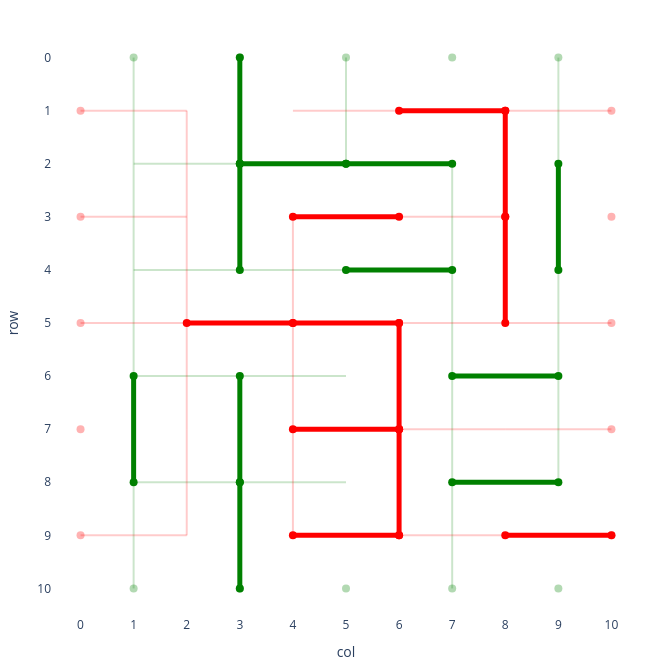

The notebook cell saved with this chart:
### Code cell
weird_state = replay_states[-4]
weird_state.visualize()
weird_state.current_player

### Figure 1 — Plotly figure (JSON) as saved in the notebook; plotly's stock layout.template omitted (floating-point values rounded to 4 significant figures)
{"data": [{"hoverinfo": "skip", "marker": {"color": "green", "opacity": 0.3, "size": 8}, "mode": "markers", "showlegend": false, "type": "scatter", "x": [1, 1, 3, 3, 5, 5, 7, 7, 9, 9], "y": [0, 10, 0, 10, 0, 10, 0, 10, 0, 10]}, {"hoverinfo": "skip", "marker": {"color": "red", "opacity": 0.3, "size": 8}, "mode": "markers", "showlegend": false, "type": "scatter", "x": [0, 10, 0, 10, 0, 10, 0, 10, 0, 10], "y": [1, 1, 3, 3, 5, 5, 7, 7, 9, 9]}, {"hoverinfo": "skip", "marker": {"color": "green", "size": 8}, "mode": "markers", "showlegend": false, "type": "scatter", "x": [3, 3], "y": [0, 2]}, {"hoverinfo": "skip", "marker": {"color": "red", "size": 8}, "mode": "markers", "showlegend": false, "type": "scatter", "x": [6, 8], "y": [1, 1]}, {"hoverinfo": "skip", "marker": {"color": "green", "size": 8}, "mode": "markers", "showlegend": false, "type": "scatter", "x": [3, 5], "y": [2, 2]}, {"hoverinfo": "skip", "marker": {"color": "green", "size": 8}, "mode": "markers", "showlegend": false, "type": "scatter", "x": [5, 7], "y": [2, 2]}, {"hoverinfo": "skip", "marker": {"color": "red", "size": 8}, "mode": "markers", "showlegend": false, "type": "scatter", "x": [8, 8], "y": [1, 3]}, {"hoverinfo": "skip", "marker": {"color": "green", "size": 8}, "mode": "markers", "showlegend": false, "type": "scatter", "x": [3, 3], "y": [2, 4]}, {"hoverinfo": "skip", "marker": {"color": "red", "size": 8}, "mode": "markers", "showlegend": false, "type": "scatter", "x": [4, 6], "y": [3, 3]}, {"hoverinfo": "skip", "marker": {"color": "green", "size": 8}, "mode": "markers", "showlegend": false, "type": "scatter", "x": [9, 9], "y": [2, 4]}, {"hoverinfo": "skip", "marker": {"color": "green", "size": 8}, "mode": "markers", "showlegend": false, "type": "scatter", "x": [5, 7], "y": [4, 4]}, {"hoverinfo": "skip", "marker": {"color": "red", "size": 8}, "mode": "markers", "showlegend": false, "type": "scatter", "x": [8, 8], "y": [3, 5]}, {"hoverinfo": "skip", "marker": {"color": "red", "size": 8}, "mode": "markers", "showlegend": false, "type": "scatter", "x": [2, 4], "y": [5, 5]}, {"hoverinfo": "skip", "marker": {"color": "red", "size": 8}, "mode": "markers", "showlegend": false, "type": "scatter", "x": [4, 6], "y": [5, 5]}, {"hoverinfo": "skip", "marker": {"color": "red", "size": 8}, "mode": "markers", "showlegend": false, "type": "scatter", "x": [6, 6], "y": [5, 7]}, {"hoverinfo": "skip", "marker": {"color": "green", "size": 8}, "mode": "markers", "showlegend": false, "type": "scatter", "x": [7, 9], "y": [6, 6]}, {"hoverinfo": "skip", "marker": {"color": "green", "size": 8}, "mode": "markers", "showlegend": false, "type": "scatter", "x": [1, 1], "y": [6, 8]}, {"hoverinfo": "skip", "marker": {"color": "green", "size": 8}, "mode": "markers", "showlegend": false, "type": "scatter", "x": [3, 3], "y": [6, 8]}, {"hoverinfo": "skip", "marker": {"color": "red", "size": 8}, "mode": "markers", "showlegend": false, "type": "scatter", "x": [4, 6], "y": [7, 7]}, {"hoverinfo": "skip", "marker": {"color": "red", "size": 8}, "mode": "markers", "showlegend": false, "type": "scatter", "x": [6, 6], "y": [7, 9]}, {"hoverinfo": "skip", "marker": {"color": "green", "size": 8}, "mode": "markers", "showlegend": false, "type": "scatter", "x": [7, 9], "y": [8, 8]}, {"hoverinfo": "skip", "marker": {"color": "green", "size": 8}, "mode": "markers", "showlegend": false, "type": "scatter", "x": [3, 3], "y": [8, 10]}, {"hoverinfo": "skip", "marker": {"color": "red", "size": 8}, "mode": "markers", "showlegend": false, "type": "scatter", "x": [4, 6], "y": [9, 9]}, {"hoverinfo": "skip", "marker": {"color": "red", "size": 8}, "mode": "markers", "showlegend": false, "type": "scatter", "x": [8, 10], "y": [9, 9]}], "layout": {"height": 670, "margin": {"b": 50, "l": 50, "r": 30, "t": 30}, "plot_bgcolor": "white", "shapes": [{"line": {"color": "green", "width": 2}, "opacity": 0.2, "type": "line", "x0": 1, "x1": 1, "y0": 0, "y1": 2}, {"line": {"color": "red", "width": 2}, "opacity": 0.2, "type": "line", "x0": 0, "x1": 2, "y0": 1, "y1": 1}, {"line": {"color": "green", "width": 2}, "opacity": 0.2, "type": "line", "x0": 5, "x1": 5, "y0": 0, "y1": 2}, {"line": {"color": "red", "width": 2}, "opacity": 0.2, "type": "line", "x0": 4, "x1": 6, "y0": 1, "y1": 1}, {"line": {"color": "green", "width": 2}, "opacity": 0.2, "type": "line", "x0": 9, "x1": 9, "y0": 0, "y1": 2}, {"line": {"color": "red", "width": 2}, "opacity": 0.2, "type": "line", "x0": 8, "x1": 10, "y0": 1, "y1": 1}, {"line": {"color": "green", "width": 2}, "opacity": 0.2, "type": "line", "x0": 1, "x1": 3, "y0": 2, "y1": 2}, {"line": {"color": "red", "width": 2}, "opacity": 0.2, "type": "line", "x0": 2, "x1": 2, "y0": 1, "y1": 3}, {"line": {"color": "green", "width": 2}, "opacity": 0.2, "type": "line", "x0": 1, "x1": 1, "y0": 2, "y1": 4}, {"line": {"color": "red", "width": 2}, "opacity": 0.2, "type": "line", "x0": 0, "x1": 2, "y0": 3, "y1": 3}, {"line": {"color": "green", "width": 2}, "opacity": 0.2, "type": "line", "x0": 7, "x1": 7, "y0": 2, "y1": 4}, {"line": {"color": "red", "width": 2}, "opacity": 0.2, "type": "line", "x0": 6, "x1": 8, "y0": 3, "y1": 3}, {"line": {"color": "green", "width": 2}, "opacity": 0.2, "type": "line", "x0": 1, "x1": 3, "y0": 4, "y1": 4}, {"line": {"color": "red", "width": 2}, "opacity": 0.2, "type": "line", "x0": 2, "x1": 2, "y0": 3, "y1": 5}, {"line": {"color": "green", "width": 2}, "opacity": 0.2, "type": "line", "x0": 3, "x1": 5, "y0": 4, "y1": 4}, {"line": {"color": "red", "width": 2}, "opacity": 0.2, "type": "line", "x0": 4, "x1": 4, "y0": 3, "y1": 5}, {"line": {"color": "green", "width": 2}, "opacity": 0.2, "type": "line", "x0": 1, "x1": 1, "y0": 4, "y1": 6}, {"line": {"color": "red", "width": 2}, "opacity": 0.2, "type": "line", "x0": 0, "x1": 2, "y0": 5, "y1": 5}, {"line": {"color": "green", "width": 2}, "opacity": 0.2, "type": "line", "x0": 7, "x1": 7, "y0": 4, "y1": 6}, {"line": {"color": "red", "width": 2}, "opacity": 0.2, "type": "line", "x0": 6, "x1": 8, "y0": 5, "y1": 5}, {"line": {"color": "green", "width": 2}, "opacity": 0.2, "type": "line", "x0": 9, "x1": 9, "y0": 4, "y1": 6}, {"line": {"color": "red", "width": 2}, "opacity": 0.2, "type": "line", "x0": 8, "x1": 10, "y0": 5, "y1": 5}, {"line": {"color": "green", "width": 2}, "opacity": 0.2, "type": "line", "x0": 1, "x1": 3, "y0": 6, "y1": 6}, {"line": {"color": "red", "width": 2}, "opacity": 0.2, "type": "line", "x0": 2, "x1": 2, "y0": 5, "y1": 7}, {"line": {"color": "green", "width": 2}, "opacity": 0.2, "type": "line", "x0": 3, "x1": 5, "y0": 6, "y1": 6}, {"line": {"color": "red", "width": 2}, "opacity": 0.2, "type": "line", "x0": 4, "x1": 4, "y0": 5, "y1": 7}, {"line": {"color": "green", "width": 2}, "opacity": 0.2, "type": "line", "x0": 7, "x1": 7, "y0": 6, "y1": 8}, {"line": {"color": "red", "width": 2}, "opacity": 0.2, "type": "line", "x0": 6, "x1": 8, "y0": 7, "y1": 7}, {"line": {"color": "green", "width": 2}, "opacity": 0.2, "type": "line", "x0": 9, "x1": 9, "y0": 6, "y1": 8}, {"line": {"color": "red", "width": 2}, "opacity": 0.2, "type": "line", "x0": 8, "x1": 10, "y0": 7, "y1": 7}, {"line": {"color": "green", "width": 2}, "opacity": 0.2, "type": "line", "x0": 1, "x1": 3, "y0": 8, "y1": 8}, {"line": {"color": "red", "width": 2}, "opacity": 0.2, "type": "line", "x0": 2, "x1": 2, "y0": 7, "y1": 9}, {"line": {"color": "green", "width": 2}, "opacity": 0.2, "type": "line", "x0": 3, "x1": 5, "y0": 8, "y1": 8}, {"line": {"color": "red", "width": 2}, "opacity": 0.2, "type": "line", "x0": 4, "x1": 4, "y0": 7, "y1": 9}, {"line": {"color": "green", "width": 2}, "opacity": 0.2, "type": "line", "x0": 1, "x1": 1, "y0": 8, "y1": 10}, {"line": {"color": "red", "width": 2}, "opacity": 0.2, "type": "line", "x0": 0, "x1": 2, "y0": 9, "y1": 9}, {"line": {"color": "green", "width": 2}, "opacity": 0.2, "type": "line", "x0": 7, "x1": 7, "y0": 8, "y1": 10}, {"line": {"color": "red", "width": 2}, "opacity": 0.2, "type": "line", "x0": 6, "x1": 8, "y0": 9, "y1": 9}, {"line": {"color": "green", "width": 5}, "type": "line", "x0": 3, "x1": 3, "y0": 0, "y1": 2}, {"line": {"color": "red", "width": 5}, "type": "line", "x0": 6, "x1": 8, "y0": 1, "y1": 1}, {"line": {"color": "green", "width": 5}, "type": "line", "x0": 3, "x1": 5, "y0": 2, "y1": 2}, {"line": {"color": "green", "width": 5}, "type": "line", "x0": 5, "x1": 7, "y0": 2, "y1": 2}, {"line": {"color": "red", "width": 5}, "type": "line", "x0": 8, "x1": 8, "y0": 1, "y1": 3}, {"line": {"color": "green", "width": 5}, "type": "line", "x0": 3, "x1": 3, "y0": 2, "y1": 4}, {"line": {"color": "red", "width": 5}, "type": "line", "x0": 4, "x1": 6, "y0": 3, "y1": 3}, {"line": {"color": "green", "width": 5}, "type": "line", "x0": 9, "x1": 9, "y0": 2, "y1": 4}, {"line": {"color": "green", "width": 5}, "type": "line", "x0": 5, "x1": 7, "y0": 4, "y1": 4}, {"line": {"color": "red", "width": 5}, "type": "line", "x0": 8, "x1": 8, "y0": 3, "y1": 5}, {"line": {"color": "red", "width": 5}, "type": "line", "x0": 2, "x1": 4, "y0": 5, "y1": 5}, {"line": {"color": "red", "width": 5}, "type": "line", "x0": 4, "x1": 6, "y0": 5, "y1": 5}, {"line": {"color": "red", "width": 5}, "type": "line", "x0": 6, "x1": 6, "y0": 5, "y1": 7}, {"line": {"color": "green", "width": 5}, "type": "line", "x0": 7, "x1": 9, "y0": 6, "y1": 6}, {"line": {"color": "green", "width": 5}, "type": "line", "x0": 1, "x1": 1, "y0": 6, "y1": 8}, {"line": {"color": "green", "width": 5}, "type": "line", "x0": 3, "x1": 3, "y0": 6, "y1": 8}, {"line": {"color": "red", "width": 5}, "type": "line", "x0": 4, "x1": 6, "y0": 7, "y1": 7}, {"line": {"color": "red", "width": 5}, "type": "line", "x0": 6, "x1": 6, "y0": 7, "y1": 9}, {"line": {"color": "green", "width": 5}, "type": "line", "x0": 7, "x1": 9, "y0": 8, "y1": 8}, {"line": {"color": "green", "width": 5}, "type": "line", "x0": 3, "x1": 3, "y0": 8, "y1": 10}, {"line": {"color": "red", "width": 5}, "type": "line", "x0": 4, "x1": 6, "y0": 9, "y1": 9}, {"line": {"color": "red", "width": 5}, "type": "line", "x0": 8, "x1": 10, "y0": 9, "y1": 9}], "width": 670, "xaxis": {"range": [-0.5, 10.5], "scaleanchor": "y", "tickmode": "array", "ticktext": ["0", "1", "2", "3", "4", "5", "6", "7", "8", "9", "10"], "tickvals": [0, 1, 2, 3, 4, 5, 6, 7, 8, 9, 10], "title": {"text": "col"}}, "yaxis": {"autorange": false, "range": [10.5, -0.5], "tickmode": "array", "ticktext": ["0", "1", "2", "3", "4", "5", "6", "7", "8", "9", "10"], "tickvals": [0, 1, 2, 3, 4, 5, 6, 7, 8, 9, 10], "title": {"text": "row"}}}}
